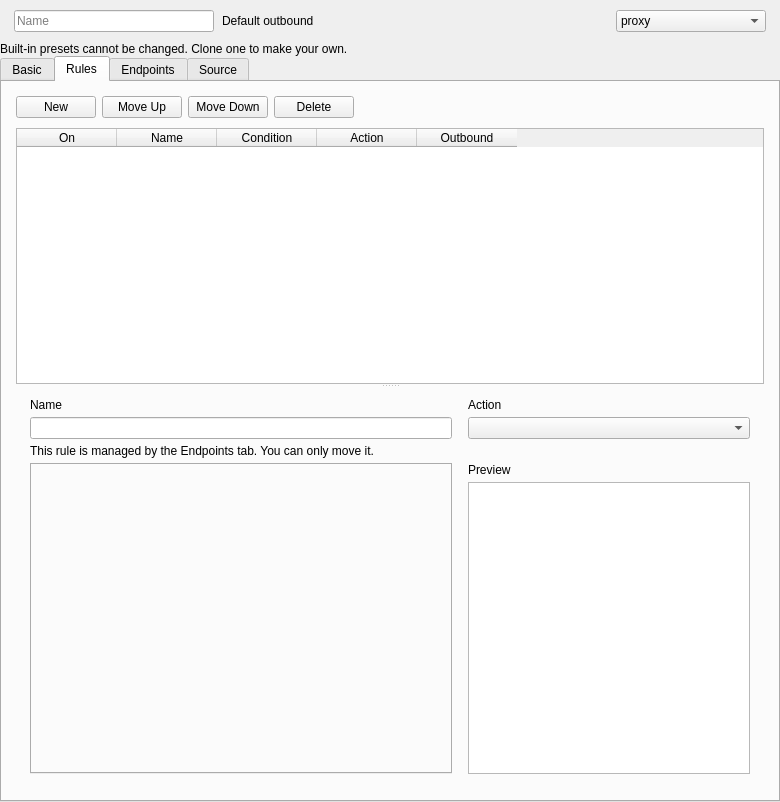
<?xml version="1.0" encoding="UTF-8"?>
<ui version="4.0">
 <class>RouteItem</class>
 <widget class="QWidget" name="RouteItem">
  <property name="geometry">
   <rect>
    <x>0</x>
    <y>0</y>
    <width>780</width>
    <height>802</height>
   </rect>
  </property>
  <property name="windowTitle">
   <string>Route Profile</string>
  </property>
  <layout class="QVBoxLayout" name="verticalLayout_3" stretch="0,0,1">
   <property name="leftMargin">
    <number>0</number>
   </property>
   <property name="topMargin">
    <number>0</number>
   </property>
   <property name="rightMargin">
    <number>0</number>
   </property>
   <property name="bottomMargin">
    <number>0</number>
   </property>
   <property name="spacing">
    <number>0</number>
   </property>
   <item>
    <widget class="QFrame" name="generalBox">
     <property name="role" stdset="false">
      <string notr="true">toolbar</string>
     </property>
     <layout class="QHBoxLayout" name="generalRow">
      <property name="leftMargin">
       <number>14</number>
      </property>
      <property name="topMargin">
       <number>10</number>
      </property>
      <property name="rightMargin">
       <number>14</number>
      </property>
      <property name="bottomMargin">
       <number>10</number>
      </property>
      <property name="spacing">
       <number>8</number>
      </property>
      <item>
       <widget class="QLineEdit" name="route_name">
        <property name="minimumSize">
         <size>
          <width>200</width>
          <height>0</height>
         </size>
        </property>
        <property name="maximumSize">
         <size>
          <width>200</width>
          <height>16777215</height>
         </size>
        </property>
        <property name="placeholderText">
         <string>Name</string>
        </property>
       </widget>
      </item>
      <item>
       <widget class="QLabel" name="def_out_l">
        <property name="text">
         <string>Default outbound</string>
        </property>
        <property name="buddy">
         <cstring>def_out</cstring>
        </property>
       </widget>
      </item>
      <item>
       <widget class="QComboBox" name="def_out">
        <item>
         <property name="text">
          <string notr="true">proxy</string>
         </property>
        </item>
        <item>
         <property name="text">
          <string notr="true">direct</string>
         </property>
        </item>
        <item>
         <property name="text">
          <string notr="true">block</string>
         </property>
        </item>
        <item>
         <property name="text">
          <string notr="true">warp-bypass</string>
         </property>
        </item>
        <property name="minimumSize">
         <size>
          <width>150</width>
          <height>0</height>
         </size>
        </property>
        <property name="maximumSize">
         <size>
          <width>150</width>
          <height>16777215</height>
         </size>
        </property>
       </widget>
      </item>
     </layout>
    </widget>
   </item>
   <item>
    <widget class="QLabel" name="builtinNote">
     <property name="text">
      <string>Built-in presets cannot be changed. Clone one to make your own.</string>
     </property>
     <property name="role" stdset="false">
      <string notr="true">note</string>
     </property>
     <property name="wordWrap">
      <bool>true</bool>
     </property>
    </widget>
   </item>
   <item>
    <widget class="QTabWidget" name="routeTabs">
     <property name="currentIndex">
      <number>1</number>
     </property>
     <widget class="QWidget" name="tab_2">
      <attribute name="title">
       <string>Basic</string>
      </attribute>
      <layout class="QVBoxLayout" name="verticalLayout_5" stretch="0,1">
       <property name="leftMargin">
        <number>14</number>
       </property>
       <property name="topMargin">
        <number>14</number>
       </property>
       <property name="rightMargin">
        <number>14</number>
       </property>
       <property name="bottomMargin">
        <number>14</number>
       </property>
       <property name="spacing">
        <number>10</number>
       </property>
       <item>
        <layout class="QHBoxLayout" name="simpleHintRow">
         <item>
          <widget class="QLabel" name="simpleHint">
           <property name="text">
            <string>Simple rules: one address or process per line.</string>
           </property>
           <property name="role" stdset="false">
            <string notr="true">hint</string>
           </property>
          </widget>
         </item>
         <item>
          <spacer name="simpleHintSpacer">
           <property name="orientation">
            <enum>Qt::Orientation::Horizontal</enum>
           </property>
           <property name="sizeHint" stdset="0">
            <size>
             <width>0</width>
             <height>0</height>
            </size>
           </property>
          </spacer>
         </item>
         <item>
          <widget class="QPushButton" name="howtouse_button">
           <property name="text">
            <string>How to use</string>
           </property>
           <property name="role" stdset="false">
            <string notr="true">small</string>
           </property>
          </widget>
         </item>
        </layout>
       </item>
       <item>
        <layout class="QGridLayout" name="simpleGrid">
         <property name="horizontalSpacing">
          <number>12</number>
         </property>
         <property name="verticalSpacing">
          <number>12</number>
         </property>
         <item row="0" column="0">
          <widget class="QWidget" name="simple_direct_box">
           <layout class="QVBoxLayout" name="simple_direct_box_layout">
            <property name="leftMargin">
             <number>0</number>
            </property>
            <property name="topMargin">
             <number>0</number>
            </property>
            <property name="rightMargin">
             <number>0</number>
            </property>
            <property name="bottomMargin">
             <number>0</number>
            </property>
            <property name="spacing">
             <number>5</number>
            </property>
            <item>
             <widget class="QLabel" name="simple_direct_l">
              <property name="text">
               <string>Direct</string>
              </property>
              <property name="role" stdset="false">
               <string notr="true">field</string>
              </property>
             </widget>
            </item>
           </layout>
          </widget>
         </item>
         <item row="0" column="1">
          <widget class="QWidget" name="simple_proxy_box">
           <layout class="QVBoxLayout" name="simple_proxy_box_layout">
            <property name="leftMargin">
             <number>0</number>
            </property>
            <property name="topMargin">
             <number>0</number>
            </property>
            <property name="rightMargin">
             <number>0</number>
            </property>
            <property name="bottomMargin">
             <number>0</number>
            </property>
            <property name="spacing">
             <number>5</number>
            </property>
            <item>
             <widget class="QLabel" name="simple_proxy_l">
              <property name="text">
               <string>Proxy</string>
              </property>
              <property name="role" stdset="false">
               <string notr="true">field</string>
              </property>
             </widget>
            </item>
           </layout>
          </widget>
         </item>
         <item row="1" column="0">
          <widget class="QWidget" name="simple_block_box">
           <layout class="QVBoxLayout" name="simple_block_box_layout">
            <property name="leftMargin">
             <number>0</number>
            </property>
            <property name="topMargin">
             <number>0</number>
            </property>
            <property name="rightMargin">
             <number>0</number>
            </property>
            <property name="bottomMargin">
             <number>0</number>
            </property>
            <property name="spacing">
             <number>5</number>
            </property>
            <item>
             <widget class="QLabel" name="simple_block_l">
              <property name="text">
               <string>Block</string>
              </property>
              <property name="role" stdset="false">
               <string notr="true">field</string>
              </property>
             </widget>
            </item>
           </layout>
          </widget>
         </item>
         <item row="1" column="1">
          <widget class="QWidget" name="simple_warpbypass_box">
           <layout class="QVBoxLayout" name="simple_warpbypass_box_layout">
            <property name="leftMargin">
             <number>0</number>
            </property>
            <property name="topMargin">
             <number>0</number>
            </property>
            <property name="rightMargin">
             <number>0</number>
            </property>
            <property name="bottomMargin">
             <number>0</number>
            </property>
            <property name="spacing">
             <number>5</number>
            </property>
            <item>
             <widget class="QLabel" name="simple_warpbypass_l">
              <property name="text">
               <string>Warp-bypass</string>
              </property>
              <property name="role" stdset="false">
               <string notr="true">field</string>
              </property>
             </widget>
            </item>
           </layout>
          </widget>
         </item>
        </layout>
       </item>
      </layout>
     </widget>
     <widget class="QWidget" name="tab">
      <attribute name="title">
       <string>Rules</string>
      </attribute>
      <layout class="QVBoxLayout" name="verticalLayout_4" stretch="0,1">
       <property name="leftMargin">
        <number>14</number>
       </property>
       <property name="topMargin">
        <number>14</number>
       </property>
       <property name="rightMargin">
        <number>14</number>
       </property>
       <property name="bottomMargin">
        <number>14</number>
       </property>
       <property name="spacing">
        <number>10</number>
       </property>
       <item>
        <layout class="QHBoxLayout" name="ruleTools">
         <property name="spacing">
          <number>6</number>
         </property>
         <item>
          <widget class="QPushButton" name="new_route_item">
           <property name="text">
            <string>New</string>
           </property>
           <property name="role" stdset="false">
            <string notr="true">small</string>
           </property>
           <property name="variant" stdset="false">
            <string notr="true">primary</string>
           </property>
          </widget>
         </item>
         <item>
          <widget class="QPushButton" name="moveup_route_item">
           <property name="text">
            <string>Move Up</string>
           </property>
           <property name="role" stdset="false">
            <string notr="true">small</string>
           </property>
          </widget>
         </item>
         <item>
          <widget class="QPushButton" name="movedown_route_item">
           <property name="text">
            <string>Move Down</string>
           </property>
           <property name="role" stdset="false">
            <string notr="true">small</string>
           </property>
          </widget>
         </item>
         <item>
          <widget class="QPushButton" name="delete_route_item">
           <property name="text">
            <string>Delete</string>
           </property>
           <property name="role" stdset="false">
            <string notr="true">small</string>
           </property>
           <property name="variant" stdset="false">
            <string notr="true">danger</string>
           </property>
          </widget>
         </item>
         <item>
          <spacer name="ruleToolsSpacer">
           <property name="orientation">
            <enum>Qt::Orientation::Horizontal</enum>
           </property>
           <property name="sizeHint" stdset="0">
            <size>
             <width>0</width>
             <height>0</height>
            </size>
           </property>
          </spacer>
         </item>
        </layout>
       </item>
       <item>
        <widget class="QSplitter" name="ruleSplit">
         <property name="orientation">
          <enum>Qt::Orientation::Vertical</enum>
         </property>
         <property name="childrenCollapsible">
          <bool>false</bool>
         </property>
         <widget class="QTableWidget" name="route_items">
          <property name="role" stdset="false">
           <string notr="true">table</string>
          </property>
          <property name="editTriggers">
           <set>QAbstractItemView::EditTrigger::NoEditTriggers</set>
          </property>
          <property name="selectionMode">
           <enum>QAbstractItemView::SelectionMode::SingleSelection</enum>
          </property>
          <property name="selectionBehavior">
           <enum>QAbstractItemView::SelectionBehavior::SelectRows</enum>
          </property>
          <property name="showGrid">
           <bool>false</bool>
          </property>
          <property name="wordWrap">
           <bool>false</bool>
          </property>
          <attribute name="verticalHeaderVisible">
           <bool>false</bool>
          </attribute>
          <attribute name="horizontalHeaderHighlightSections">
           <bool>false</bool>
          </attribute>
          <column>
           <property name="text">
            <string>On</string>
           </property>
          </column>
          <column>
           <property name="text">
            <string>Name</string>
           </property>
          </column>
          <column>
           <property name="text">
            <string>Condition</string>
           </property>
          </column>
          <column>
           <property name="text">
            <string>Action</string>
           </property>
          </column>
          <column>
           <property name="text">
            <string>Outbound</string>
           </property>
          </column>
         </widget>
         <widget class="QFrame" name="rule_editor">
          <property name="role" stdset="false">
           <string notr="true">card</string>
          </property>
          <layout class="QGridLayout" name="ruleEditorGrid" rowstretch="0,0,0,0,1" columnstretch="3,2">
           <property name="leftMargin">
            <number>14</number>
           </property>
           <property name="topMargin">
            <number>10</number>
           </property>
           <property name="rightMargin">
            <number>14</number>
           </property>
           <property name="bottomMargin">
            <number>12</number>
           </property>
           <property name="horizontalSpacing">
            <number>16</number>
           </property>
           <property name="verticalSpacing">
            <number>5</number>
           </property>
           <item row="0" column="0">
            <widget class="QLabel" name="rule_name_l">
             <property name="text">
              <string>Name</string>
             </property>
             <property name="role" stdset="false">
              <string notr="true">field</string>
             </property>
             <property name="buddy">
              <cstring>rule_name</cstring>
             </property>
            </widget>
           </item>
           <item row="0" column="1">
            <widget class="QLabel" name="rule_action_l">
             <property name="text">
              <string>Action</string>
             </property>
             <property name="role" stdset="false">
              <string notr="true">field</string>
             </property>
             <property name="buddy">
              <cstring>rule_action_combo</cstring>
             </property>
            </widget>
           </item>
           <item row="1" column="0">
            <widget class="QLineEdit" name="rule_name" />
           </item>
           <item row="1" column="1">
            <widget class="QComboBox" name="rule_action_combo" />
           </item>
           <item row="2" column="0" colspan="2">
            <widget class="QLabel" name="rule_managed_note">
             <property name="text">
              <string>This rule is managed by the Endpoints tab. You can only move it.</string>
             </property>
             <property name="wordWrap">
              <bool>true</bool>
             </property>
             <property name="role" stdset="false">
              <string notr="true">hint</string>
             </property>
            </widget>
           </item>
           <item row="3" column="0" rowspan="2">
            <widget class="QTabWidget" name="rule_attr_tabs">
             <property name="currentIndex">
              <number>-1</number>
             </property>
            </widget>
           </item>
           <item row="3" column="1">
            <widget class="QLabel" name="rule_preview_l">
             <property name="text">
              <string>Preview</string>
             </property>
             <property name="role" stdset="false">
              <string notr="true">field</string>
             </property>
            </widget>
           </item>
           <item row="4" column="1">
            <widget class="QTextBrowser" name="rule_preview">
             <property name="documentTitle">
              <string notr="true" />
             </property>
             <property name="openExternalLinks">
              <bool>false</bool>
             </property>
             <property name="role" stdset="false">
              <string notr="true">mono</string>
             </property>
            </widget>
           </item>
          </layout>
         </widget>
        </widget>
       </item>
      </layout>
     </widget>
     <widget class="QWidget" name="endpointsTab">
      <attribute name="title">
       <string>Endpoints</string>
      </attribute>
      <layout class="QVBoxLayout" name="endpointsTabLayout">
       <property name="leftMargin">
        <number>14</number>
       </property>
       <property name="topMargin">
        <number>14</number>
       </property>
       <property name="rightMargin">
        <number>14</number>
       </property>
       <property name="bottomMargin">
        <number>14</number>
       </property>
       <property name="spacing">
        <number>10</number>
       </property>
       <item>
        <widget class="QLabel" name="endpointsHint">
         <property name="text">
          <string>OpenVPN and OpenConnect profiles start together with this routing profile. Traffic for their networks goes through them, the rest follows the rules.</string>
         </property>
         <property name="role" stdset="false">
          <string notr="true">hint</string>
         </property>
         <property name="wordWrap">
          <bool>true</bool>
         </property>
        </widget>
       </item>
       <item>
        <widget class="QListWidget" name="endpointList" />
       </item>
       <item>
        <layout class="QHBoxLayout" name="endpointsActionRow">
         <item>
          <widget class="QComboBox" name="endpointPicker">
           <property name="sizePolicy">
            <sizepolicy hsizetype="Expanding" vsizetype="Fixed">
             <horstretch>1</horstretch>
             <verstretch>0</verstretch>
            </sizepolicy>
           </property>
           <property name="sizeAdjustPolicy">
            <enum>QComboBox::SizeAdjustPolicy::AdjustToMinimumContentsLengthWithIcon</enum>
           </property>
          </widget>
         </item>
         <item>
          <widget class="QPushButton" name="endpointAddBtn">
           <property name="text">
            <string>Add</string>
           </property>
          </widget>
         </item>
        </layout>
       </item>
      </layout>
     </widget>
     <widget class="QWidget" name="remoteTab">
      <attribute name="title">
       <string>Source</string>
      </attribute>
      <layout class="QVBoxLayout" name="layout_source">
       <property name="leftMargin">
        <number>0</number>
       </property>
       <property name="topMargin">
        <number>0</number>
       </property>
       <property name="rightMargin">
        <number>0</number>
       </property>
       <property name="bottomMargin">
        <number>0</number>
       </property>
       <item>
        <widget class="QScrollArea" name="scroll_source">
         <property name="frameShape">
          <enum>QFrame::Shape::NoFrame</enum>
         </property>
         <property name="horizontalScrollBarPolicy">
          <enum>Qt::ScrollBarPolicy::ScrollBarAlwaysOff</enum>
         </property>
         <property name="widgetResizable">
          <bool>true</bool>
         </property>
         <widget class="QWidget" name="body_source">
          <layout class="QVBoxLayout" name="column_source">
           <property name="leftMargin">
            <number>14</number>
           </property>
           <property name="topMargin">
            <number>14</number>
           </property>
           <property name="rightMargin">
            <number>14</number>
           </property>
           <property name="bottomMargin">
            <number>14</number>
           </property>
           <property name="spacing">
            <number>12</number>
           </property>
           <item>
            <widget class="QGroupBox" name="remoteBox">
             <property name="title">
              <string>Remote source</string>
             </property>
             <layout class="QGridLayout" name="grid_remoteBox" columnstretch="1,1">
              <property name="leftMargin">
               <number>16</number>
              </property>
              <property name="rightMargin">
               <number>16</number>
              </property>
              <property name="topMargin">
               <number>6</number>
              </property>
              <property name="bottomMargin">
               <number>14</number>
              </property>
              <property name="horizontalSpacing">
               <number>16</number>
              </property>
              <property name="verticalSpacing">
               <number>6</number>
              </property>
              <item row="0" column="0" colspan="2">
               <widget class="QLabel" name="remoteUrlLabel">
                <property name="text">
                 <string>URL</string>
                </property>
                <property name="role" stdset="false">
                 <string notr="true">field</string>
                </property>
                <property name="buddy">
                 <cstring>remoteUrlEdit</cstring>
                </property>
               </widget>
              </item>
              <item row="1" column="0" colspan="2">
               <widget class="QLineEdit" name="remoteUrlEdit">
                <property name="placeholderText">
                 <string>https://... (poros://route link, base64, or JSON)</string>
                </property>
               </widget>
              </item>
              <item row="2" column="0" colspan="2">
               <widget class="QCheckBox" name="autoUpdateCheck">
                <property name="toolTip">
                 <string>Re-fetch this profile from the URL when subscriptions auto-update.
Your local edits are overwritten on each update.</string>
                </property>
                <property name="text">
                 <string>Auto update</string>
                </property>
                <property name="role" stdset="false">
                 <string notr="true">switch</string>
                </property>
               </widget>
              </item>
              <item row="3" column="0" colspan="2">
               <widget class="QLabel" name="hint_1">
                <property name="text">
                 <string>Your local edits are overwritten on each update.</string>
                </property>
                <property name="role" stdset="false">
                 <string notr="true">hint</string>
                </property>
                <property name="wordWrap">
                 <bool>true</bool>
                </property>
               </widget>
              </item>
              <item row="4" column="0" colspan="2">
               <layout class="QHBoxLayout" name="row_2">
                <property name="spacing">
                 <number>8</number>
                </property>
                <item>
                 <widget class="QPushButton" name="remotePreviewBtn">
                  <property name="toolTip">
                   <string>Fetch the URL and show the routing profile without changing the current rules.</string>
                  </property>
                  <property name="text">
                   <string>Preview</string>
                  </property>
                 </widget>
                </item>
                <item>
                 <widget class="QPushButton" name="remoteFetchBtn">
                  <property name="toolTip">
                   <string>Fetch the URL and replace the current rules with the fetched ones.</string>
                  </property>
                  <property name="text">
                   <string>Fetch</string>
                  </property>
                 </widget>
                </item>
                <item>
                 <spacer name="spacer_3">
                  <property name="orientation">
                   <enum>Qt::Orientation::Horizontal</enum>
                  </property>
                  <property name="sizeHint" stdset="0">
                   <size>
                    <width>0</width>
                    <height>0</height>
                   </size>
                  </property>
                 </spacer>
                </item>
               </layout>
              </item>
             </layout>
            </widget>
           </item>
           <item>
            <spacer name="end_source">
             <property name="orientation">
              <enum>Qt::Orientation::Vertical</enum>
             </property>
             <property name="sizeHint" stdset="0">
              <size>
               <width>0</width>
               <height>0</height>
              </size>
             </property>
            </spacer>
           </item>
          </layout>
         </widget>
        </widget>
       </item>
      </layout>
     </widget>
    </widget>
   </item>
  </layout>
 </widget>
 <resources />
 <connections />
</ui>
